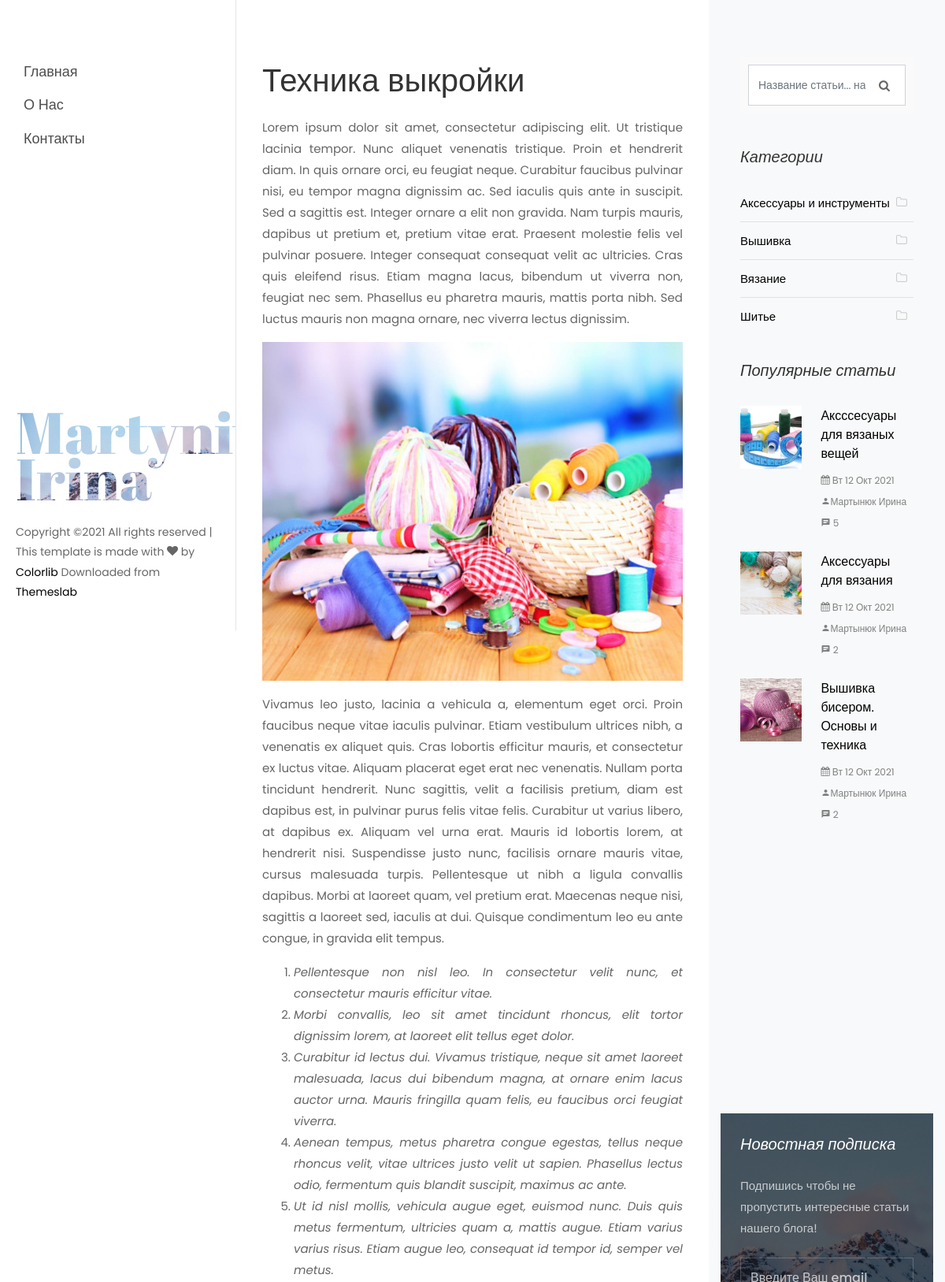
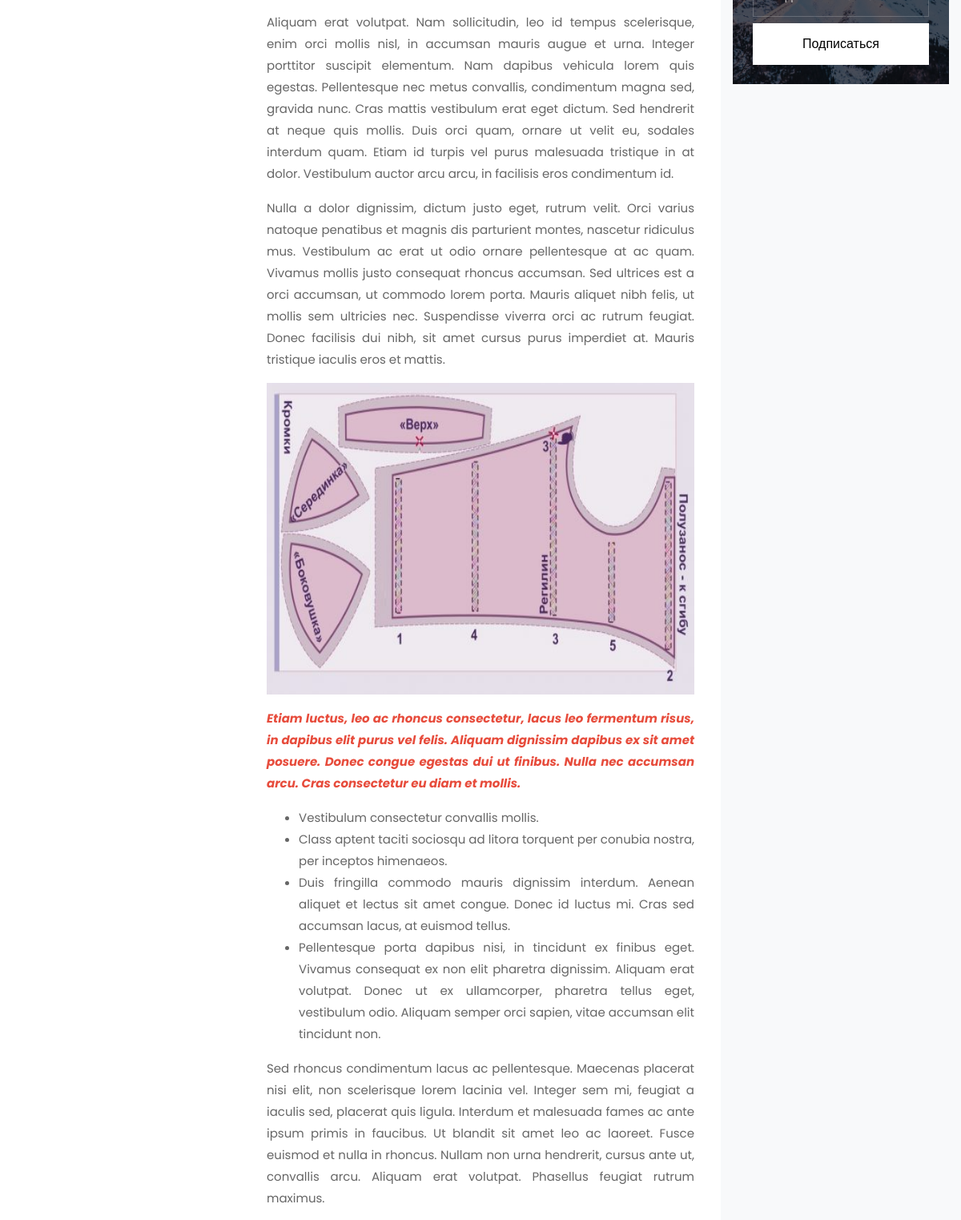
The page /tehnika-vykrojki/ (upper part) on the database its author committed (2 pictures, top to bottom).
### blog_app/models.py (models this page shows, shortened)
class Article(models.Model):
    title = models.CharField(max_length=256, blank=False, verbose_name='Название')
    category = models.ForeignKey('Category', on_delete=models.CASCADE, verbose_name='Категория')
    slug = models.SlugField(max_length=256, db_index=True)
    short_content = models.TextField(verbose_name='Краткое описание', max_length=300, default='Нет описания')
    content = models.TextField(blank=True, default='Нет описания', verbose_name='Текст статьи')
    created_at = models.DateTimeField(auto_now_add=True, verbose_name='Дата публикации')
    updated_at = models.DateTimeField(auto_now=True, verbose_name='Дата обновления')
    image = models.ImageField(upload_to='blog_images/%Y/%m/%d', verbose_name='Изображение', blank=False)
    draft = models.BooleanField(verbose_name='Черновик', default=False)
    author = models.CharField(verbose_name='Автор', blank=False, max_length=150)
    tags = TaggableManager()
    class Meta:
        ordering = ('-created_at',)
        verbose_name = 'Статья'
        verbose_name_plural = 'Статьи'
    def get_absolute_url(self):
        return reverse('article_detail', kwargs={'slug': self.slug})
    def get_review(self):
        return self.reviews_set.filter(parent__isnull=True)  # вернет только родительские отзывы статьи

class Category(models.Model):
    name = models.CharField(max_length=150, blank=False, db_index=True, verbose_name='Наименование')
    slug = models.SlugField(max_length=150, unique=True, blank=False, db_index=True)
    created_at = models.DateTimeField(auto_now_add=True, verbose_name='Дата создания')
    updated_at = models.DateTimeField(auto_now=True, verbose_name='Дата обновления')
    class Meta:
        ordering = ('name',)
        verbose_name = 'Категория'
        verbose_name_plural = 'Категории'
    def get_absolute_url(self):
        return reverse('article_category_list', kwargs={'slug': self.slug})

### blog_app/views.py (the view)
# urls.py: path('<slug:slug>/', views.ArticleDetailView.as_view(), name="article_detail"),
class ArticleDetailView(DetailView):
    extra_context = {'title': 'Описание статьи'}
    model = Article
    slug_field = 'slug'
    template_name = 'blog_detail.html'

### email_contact/forms.py
class ContactForm(forms.ModelForm):
    class Meta:
        model = Contact
        fields = ('email',)
        widgets = {
            'email': forms.EmailInput(
                attrs={
                    'class': 'form-control',
                    'placeholder': 'Введите Ваш email'
                }
            )
        }
        labels = {
            'email': ''
        }

### blog_app/templatetags/article_tag.py (called while the page is built)
@register.simple_tag()
def get_categories():
    return Category.objects.all()

@register.simple_tag()
def get_tags():
    return Tag.objects.all()

@register.simple_tag()
def get_archives():
    return Article.objects.dates('created_at', 'month', order='DESC').filter(draft=False)

@register.inclusion_tag('tags/popular_articles.html')
def get_popular_articles(count=None):
    popular_articles = Article.objects.annotate(
        num_comments=Count('reviews')
    ).order_by('-num_comments').filter(draft=False)[:count]
    return {
        'popular_articles': popular_articles
    }

### email_contact/templatetags/contact_tags.py (called while the page is built)
@register.inclusion_tag("contact/tags/form.html")
def contact_form():
    return {'contact_form': ContactForm()}

### templates/blog_detail.html (shortened to what this page needs)
{% extends 'partials/base.html' %}
{% block content %}
    <div class="col-lg-8 px-md-5 py-5">
        <div class="row pt-md-4">
            <h1 class="mb-3">{{ article.title }}</h1>
            <p>{{ article.content|safe }}</p>
        </div>
    </div>
{% endblock %}

### templates/partials/sidebar.html (shortened to what this page needs)
{% load article_tag %}
{% load contact_tags %}
<div class="col-xl-4 sidebar ftco-animate bg-light pt-5">
    <div class="sidebar-box pt-md-4">
        <form action="{% url 'search' %}" method="get" class="search-form">
            <div class="form-group">
                <span class="icon icon-search"></span>
                <input type="text" class="form-control" placeholder="Название статьи... нажмите Enter"
                       name="search_query">
            </div>
        </form>
    </div>
    <div class="sidebar-box ftco-animate">
        <h3 class="sidebar-heading">Категории</h3>
        <ul class="categories">
            {% get_categories as categories %}
            {% for category in categories %}
                <li class="colorlib-active"><a href="{{ category.get_absolute_url }}">{{ category.name }}<span><i
                        class="icon-folder-o mr-2"></i></span></a></li>
            {% endfor %}
        </ul>
    </div>
    {% get_popular_articles count=3 %}
    <div class="sidebar-box subs-wrap img py-4"
         style="background-image: url(/static/images/bg_1.jpg);">
        {% contact_form %}
    </div>
</div>

### templates/tags/popular_articles.html
<div class="sidebar-box ftco-animate">
    <h3 class="sidebar-heading">Популярные статьи</h3>
    {% for popular in popular_articles %}
        <div class="block-21 mb-4 d-flex">
            <a class="blog-img mr-4" style="background-image: url({{ popular.image.url }});"></a>
            <div class="text">
                <h3 class="heading"><a href="{{ popular.get_absolute_url }}">{{ popular.title }}</a>
                </h3>
                <div class="meta">
                    <div><a href="#"><span class="icon-calendar"></span> {{ popular.created_at|date:"D d M Y" }}</a></div>
                    <div><a href="#"><span class="icon-person"></span>{{ popular.author }}</a></div>
                    <div><a href="#"><span class="icon-chat"></span> {{ popular.reviews_set.count }}</a></div>
                </div>
            </div>
        </div>
        {% empty %}
        <h4>Список популярных статей пуст</h4>
    {% endfor %}
</div>

### static/css/icomoon.css (style rules this page uses)
[class^="icon-"], [class*=" icon-"] { font-family: 'icomoon' !important; speak: none; font-style: normal; font-weight: normal; font-variant: normal; text-transform: none; line-height: 1; -webkit-font-smoothing: antialiased; -moz-osx-font-smoothing: grayscale; }
.icon-search:before { content: "\f002"; }
.icon-calendar:before { content: "\f073"; }
.icon-folder-o:before { content: "\f114"; }
.icon-chat:before { content: "\e0b7"; }
.icon-person:before { content: "\e7fd"; }

### rows shown on the page
Article: title "Техника выкройки", content "Lorem ipsum dolor sit amet, consectetur adipiscing elit. Ut tristique lacinia tempor. Nunc aliquet venenatis tristique. Proin et hendrerit diam. In quis ornare orci, eu feugiat neque. Curabitur faucibus pulvinar nisi, eu tempor magna dignissim ac. Sed iaculis quis ante in suscipit. Sed a sagittis est. Integer ornare a elit non gravida. Nam turpis mauris, dapibus ut pretium et, pretium vitae erat. Praesent molestie felis vel pulvinar posuere. Integer consequat consequat velit ac ultricies. Cras quis eleifend risus. Etiam magna lacus, bibendum ut viverra non, feugiat nec sem. Phasellus eu pharetra mauris, mattis porta nibh. Sed luctus mauris non magna ornare, nec viverra lectus dignissim.…", content (picture)
Category: name "Аксессуары и инструменты"
Category: name "Вышивка"
Category: name "Вязание"
Category: name "Шитье"
Article: image (picture), title "Аксссесуары для вязаных вещей", created_at "Вт 12 Окт 2021", author "Мартынюк Ирина", reviews_set.count "5"
Article: image (picture), title "Аксессуары для вязания", created_at "Вт 12 Окт 2021", author "Мартынюк Ирина", reviews_set.count "2"
Article: image (picture), title "Вышивка бисером. Основы и техника", created_at "Вт 12 Окт 2021", author "Мартынюк Ирина", reviews_set.count "2"
